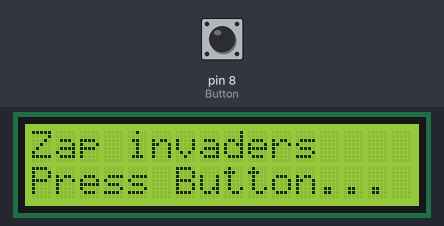
The sketch below on a simulated Arduino Uno, built with avr-gcc and run on an emulated ATmega328P. Parts: 16×2 character LCD. Inputs (shaded band) come from the test bench; at power-on: pin 8 (Button) HIGH.

Above: at 1.2 s.
1.3 s: pin 8 (Button) pulled LOW for 0.15 s
At 1.97 s:
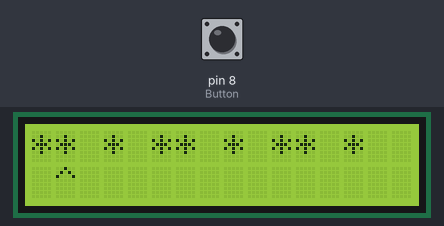
4.1 s: pin 8 (Button) pulled LOW for 1 s
At 4.49 s:
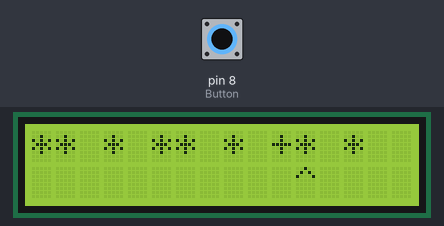
6.6 s: pin 8 (Button) pulled LOW for 0.15 s
At 6.75 s:
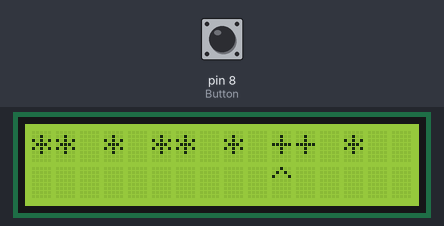
8.8 s: pin 8 (Button) pulsed LOW 5 times (0.12 s each, 0.3 s apart)
At 9.26 s:
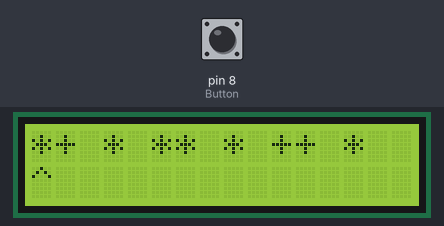
11.8 s: pin 8 (Button) pulled LOW for 3.2 s
At 12.02 s:
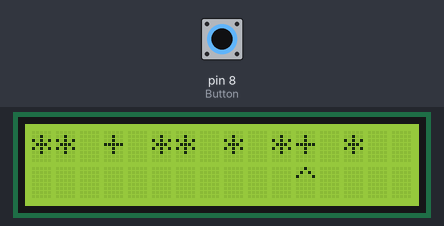
16.5 s: pin 8 (Button) pulled LOW for 0.15 s
At 16.79 s:
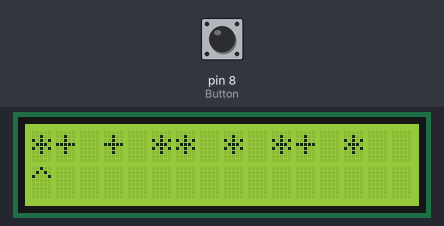

Measured:
- after the input at 1.3 s, the display: changes after 0.55 s (image 1)
- after the input at 4.1 s, the display: first differs from a run without the input after 0.27 s (image 2)
- after the input at 6.6 s, the display: changes at once (image 3)
- after the input at 8.8 s, the display: first differs from a run without the input after 0.34 s (image 4)
- after the input at 11.8 s, the display: changes after 0.10 s (image 5)
- after the input at 16.5 s, the display: changes after 0.17 s (image 6)

The sketch:

Retro.ino
```cpp
//SDA connected to A4
//SCL connected to A5

//include library code
#include <Wire.h>
#include <LiquidCrystal_I2C.h>

//sketch settings
#define Button 8
#define LASER_SYMBOL '^'
#define INVADERS "** * ** * ** * "
#define DEBOUNCE_TIME 5

//set the LCD address to 0x27 for a 16 chars and 2 line display
LiquidCrystal_I2C lcd(0x27, 16, 2);

//invader string
String invaders;

//current laser position
int laserColumn;

//direction flags
bool front, back;

//number of invaders
int numInvaders;

//timer variables
long int timerStart, timerLength, currentTime;

//button debounce variables
int currentReading;
int newReading;

//edge detection variable
int previousReading;
void setup() {

  // initialize the lcd
  lcd.init();
  lcd.backlight();

  // initialize laser position and direction
  laserColumn = 0;
  front = 1;

  //initialize number of invaders
  numInvaders = 9;
  invaders = "** * ** * ** * ";


  //setup laser button
  pinMode(Button, INPUT_PULLUP);

  //initialize timer
  timerStart = millis();
  timerLength = 250;

  //initialize debouncing
  currentReading = HIGH;
}

void loop() {
  while (digitalRead(Button) == HIGH) {
    lcd.setCursor(0, 0);
    lcd.print("Zap invaders");
    lcd.setCursor(0, 1);
    lcd.print("Press Button...");
  }
  delay(500);
  lcd.setCursor(0, 0);
  lcd.print("                ");
  lcd.setCursor(0, 1);
  lcd.print("                ");
  while (numInvaders > 0) {
    currentTime = millis();
    if ((currentTime - timerStart) > timerLength) {

      //reset timer
      timerStart = currentTime;

      //display invaders
      lcd.setCursor(0, 0);
      lcd.print(invaders);

      //erase the old frame
      lcd.setCursor(laserColumn, 1);
      lcd.print(" ");

      //calculate new frame
      if (front)
        laserColumn += 1;
      else if (back)
        laserColumn -= 1;

      //limit the laser column
      if (laserColumn >= 15) {
        front = 0;
        back = 1;
      } else if (laserColumn <= 0) {
        front = 1;
        back = 0;
      }

      //set the cursor to laser position, line 1
      lcd.setCursor(laserColumn, 1);
      lcd.print(LASER_SYMBOL);
    }

    //Save the current reading
    previousReading = currentReading;


    //debounce the button
    currentReading = debounce(Button, currentReading, DEBOUNCE_TIME);

    //check the button and zap invaders
    if (((currentReading == LOW) && (previousReading == HIGH))) {
      if (invaders[laserColumn] == '*') {
        numInvaders -= 1;
        invaders[laserColumn] = '+';
      }
      else if (invaders[laserColumn] == '+') {
        numInvaders += 1;
        invaders[laserColumn] = '*';
      }
    }
  }

  //initialize number of invaders
  numInvaders = 9;

  //initialize invaders
  invaders = "** * ** * ** * ";
  lcd.setCursor(laserColumn, 1);
  lcd.print(" ");
  lcd.setCursor(0, 0);
  lcd.print("Congratulations");
  lcd.setCursor(0, 1);
  lcd.print(" You won");
  delay(5000);
}

int debounce(int pin, int pinState, int interval) {
  int newValue = digitalRead(pin);
  if (newValue != pinState) {
    delay(interval);
    newValue = digitalRead(Button);
    if (newValue != pinState) {
      pinState = newValue;
    }
  }
  return pinState;
}
```
